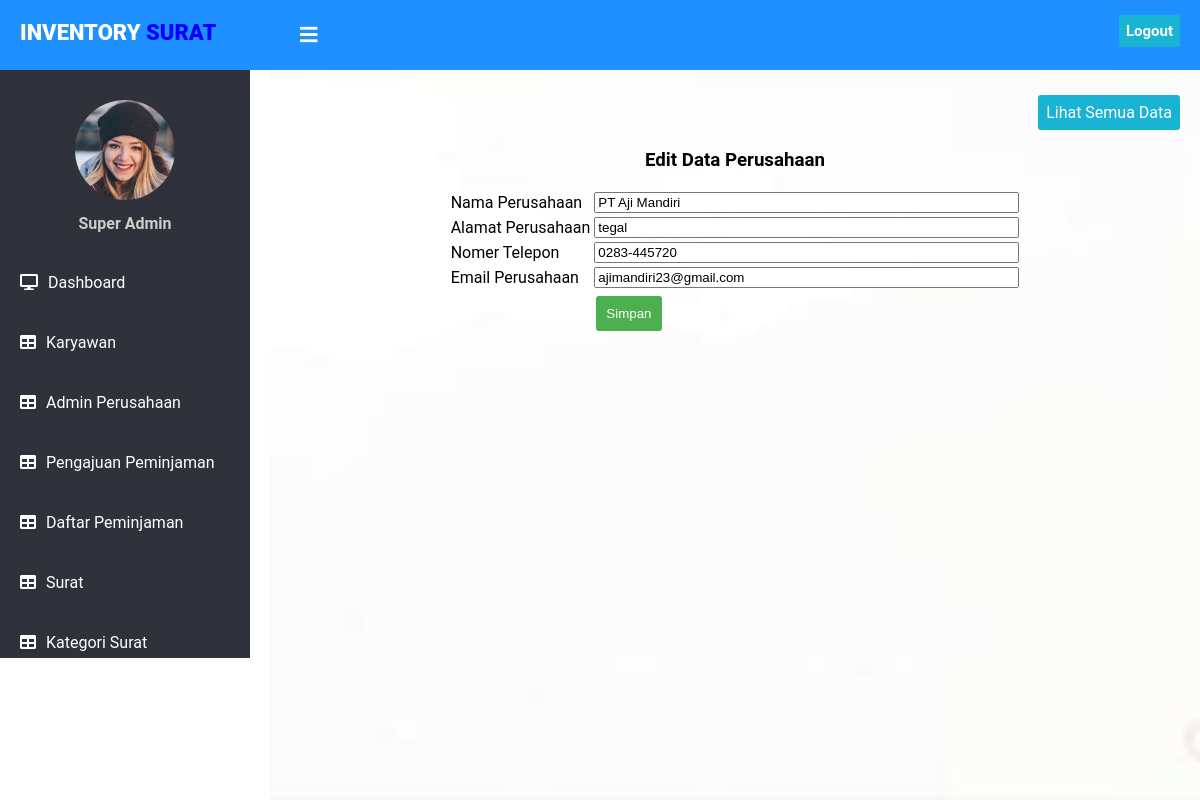
Screenshot of /superadmin/perusahaan/form_edit.php?id=1 with the database file from the repository.
### tables this page shows
CREATE TABLE `perusahaan` (
  `id` int(11) NOT NULL,
  `nama_perusahaan` varchar(50) NOT NULL,
  `alamat_perusahaan` varchar(50) NOT NULL,
  `no_telp` varchar(15) NOT NULL,
  `email` varchar(50) NOT NULL
);

### superadmin/perusahaan/form_edit.php (the view, shortened to what this page needs)
<!DOCTYPE html>
<html lang="en" dir="ltr">
<head>
    <link rel="stylesheet" href="../admin/style.css">
    <link rel="stylesheet" href="https://cdnjs.cloudflare.com/ajax/libs/font-awesome/5.12.1/css/all.min.css">
</head>
<body>
    <header>
      <label for="check">
        <i class="fas fa-bars" id="sidebar_btn"></i>
      </label>
      <div class="left_area">
        <h3>Inventory <span>Surat</span></h3>
      </div>
      <div class="right_area">
        <a href="../logout.php" class="logout_btn">Logout</a>
      </div>
    </header>
    <div class="sidebar">
      <center>
        <img src="../admin/1.png" class="profile_image" alt="">
        <h4>Super Admin</h4>
      </center>
      <a href="../dashboard/index.php"><i class="fas fa-desktop"></i><span>Dashboard</span></a>
      <a href="../crud_karyawan/index.php"><i class="fas fa-table"></i><span>Karyawan</span></a>
      <a href="../crud_admin/index.php"><i class="fas fa-table"></i><span>Admin Perusahaan</span></a>
      <a href="../pengajuan_peminjaman/index.php"><i class="fas fa-table"></i><span>Pengajuan Peminjaman</span></a>
      <a href="../daftar_peminjaman/index.php"><i class="fas fa-table"></i><span>Daftar Peminjaman</span></a>
      <a href="../crud_surat/index.php"><i class="fas fa-table"></i><span>Surat</span></a>
      <a href="../crud_kategori_surat/index.php"><i class="fas fa-table"></i><span>Kategori Surat</span></a>
    </div>
    <div class="content">
      	<br/>
      	<br/>
      	<br/>
      	<br/>
      	<br/>
    	<div class="button" align="right" >
        <a href="index.php" class="example_a" rel="nofollow noopener">Lihat Semua Data</a>
      </div>
		<h3 align="center">Edit Data Perusahaan</h3>
		<form action="proses_edit.php" method="post">
			<?php
			include "../../koneksi.php";
			$id = $_GET['id'];
			$query = mysqli_query($koneksi, "SELECT * FROM perusahaan WHERE id = '$id'") or die(mysqli_error($koneksi));
			$data = mysqli_fetch_array($query);
			?>
			<table align="center">
				<tr>
					<td>Nama Perusahaan</td>
					<td>
            <input type="text" size="50" name="nama_perusahaan" value="<?php echo $data['nama_perusahaan'] ?>" required>
          </td>
				</tr>
        <tr>
          <td>Alamat Perusahaan</td>
          <td>
            <input type="text" size="50" name="alamat_perusahaan" value="<?php echo $data['alamat_perusahaan'] ?>" required>
          </td>
        </tr>
        <tr>
					<td>Nomer Telepon</td>
					<td><input type="text" size="50" name="no_telp" value="<?php echo $data['no_telp'] ?>" required></td>
				</tr>
        <tr>
          <td>Email Perusahaan</td>
          <td><input type="text" size="50" name="email" value="<?php echo $data['email'] ?>" required></td>
        </tr>
					<td></td>
					<td><button class="simpan" type="submit">Simpan</button></td>
			</table>
		</form>
    </div>
</body>
</html>

### superadmin/admin/style.css (style rules this page uses)
body { margin: 0; padding: 0; font-family: "Roboto", sans-serif; }
header { position: fixed; background: #1E90FF; padding: 20px; width: 100%; height: 30px; }
.left_area h3 { color: #fff; margin: 0; text-transform: uppercase; font-size: 22px; font-weight: 900; }
.left_area span { color: #0000FF; }
.logout_btn { padding: 7px; background: #19B3D3; text-decoration: none; float: right; margin-top: -30px; margin-right: 40px; border-radius: 2px; font-size: 15px; font-weight: 600; color: #fff; transition: 0.5s; transition-property: background; }
.sidebar { background: #2f323a; margin-top: 70px; padding-top: 30px; padding-bottom : 30px; position: fixed; left: 0; width: 250px; height: 528px; transition: 0.5s; transition-property: left; overflow-y : scroll; }
.sidebar .profile_image { width: 100px; height: 100px; border-radius: 100px; margin-bottom: 10px; }
.sidebar h4 { color: #ccc; margin-top: 0; margin-bottom: 20px; }
.sidebar a { color: #fff; display: block; width: 100%; line-height: 60px; text-decoration: none; padding-left: 20px; box-sizing: border-box; transition: 0.5s; transition-property: background; }
.sidebar i { padding-right: 10px; }
label #sidebar_btn { z-index: 1; color: #fff; position: fixed; cursor: pointer; left: 300px; font-size: 20px; margin: 5px 0; transition: 0.5s; transition-property: color; }
.content { margin-left: 270px; background: url(background2.jpg) no-repeat; background-position: center; background-size: cover; height: 100vh; transition: 0.5s; }
.example_a { color: #fff !important; text-decoration: none; background: #19B3D3; padding: 8px; border-radius: 3px; display: inline-block; border: none; transition: all 0.4s ease 0s; }
.button { padding-right: 20px; }
.simpan { background-color: #4CAF50; border: none; color: white; padding: 10px ; text-decoration: none; margin: 4px 2px; cursor: pointer; border-radius: 3px; }

### rows the page displays
perusahaan: nama_perusahaan "PT Aji Mandiri", alamat_perusahaan "tegal", no_telp "0283-445720", email "ajimandiri23@gmail.com"
